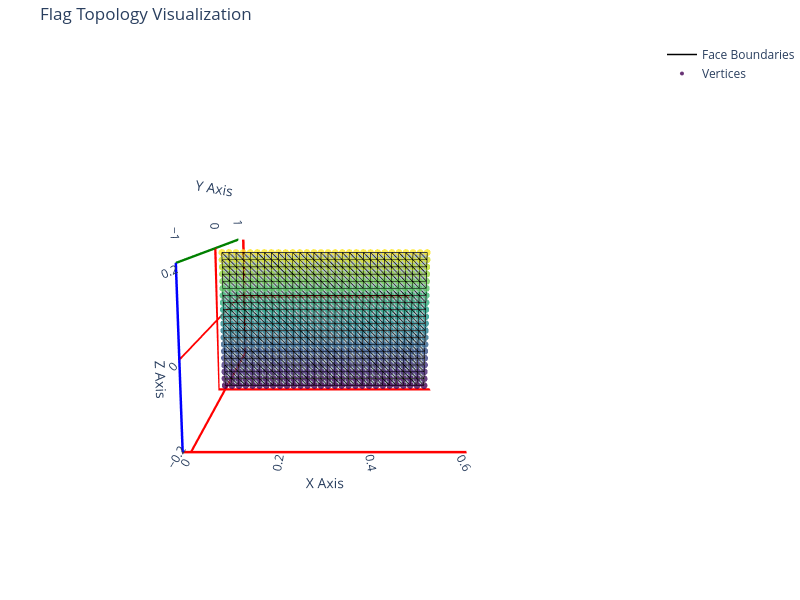

The notebook cell saved with this chart:
### Code cell
visualize_flag_vertices("001_000", use_edges=False, use_faces=True, show_face_boundaries=True)

### Figure 1 — Plotly figure (JSON) as saved in the notebook; plotly's stock layout.template omitted (floating-point values rounded to 4 significant figures; data arrays with more than 128 entries replaced by an {"elided": "..."} marker saying what was removed)
{"data": [{"color": "lightblue", "flatshading": true, "i": {"elided": "1102 int values"}, "j": {"elided": "1102 int values"}, "k": {"elided": "1102 int values"}, "lighting": {"ambient": 0.7, "diffuse": 0.8}, "name": "Faces", "opacity": 0.6, "type": "mesh3d", "x": {"elided": "600 float values"}, "y": {"elided": "600 float values"}, "z": {"elided": "600 float values"}}, {"line": {"color": "black", "width": 1.5}, "mode": "lines", "name": "Face Boundaries", "type": "scatter3d", "x": {"elided": "5510 float values"}, "y": {"elided": "5510 float values"}, "z": {"elided": "5510 float values"}}, {"marker": {"color": {"elided": "600 float values"}, "colorscale": [[0, "#440154"], [0.1111, "#482878"], [0.2222, "#3e4989"], [0.3333, "#31688e"], [0.4444, "#26828e"], [0.5556, "#1f9e89"], [0.6667, "#35b779"], [0.7778, "#6ece58"], [0.8889, "#b5de2b"], [1, "#fde725"]], "opacity": 0.8, "size": 4}, "mode": "markers", "name": "Vertices", "type": "scatter3d", "x": {"elided": "600 float values"}, "y": {"elided": "600 float values"}, "z": {"elided": "600 float values"}}], "layout": {"height": 600, "margin": {"b": 0, "l": 0, "r": 0, "t": 40}, "scene": {"aspectmode": "data", "camera": {"center": {"x": 0, "y": 0, "z": 0}, "eye": {"x": 0, "y": -3, "z": 0.5}, "up": {"x": 0, "y": 0, "z": 1}}, "xaxis": {"linecolor": "red", "linewidth": 5, "showbackground": false, "showgrid": false, "showline": true, "title": {"text": "X Axis"}, "zeroline": true, "zerolinecolor": "red", "zerolinewidth": 5}, "yaxis": {"linecolor": "green", "linewidth": 5, "showbackground": false, "showgrid": false, "showline": true, "title": {"text": "Y Axis"}, "zeroline": true, "zerolinecolor": "red", "zerolinewidth": 5}, "zaxis": {"linecolor": "blue", "linewidth": 5, "showbackground": false, "showgrid": false, "showline": true, "title": {"text": "Z Axis"}, "zeroline": true, "zerolinecolor": "red", "zerolinewidth": 5}}, "showlegend": true, "title": {"text": "Flag Topology Visualization"}, "width": 800}}
